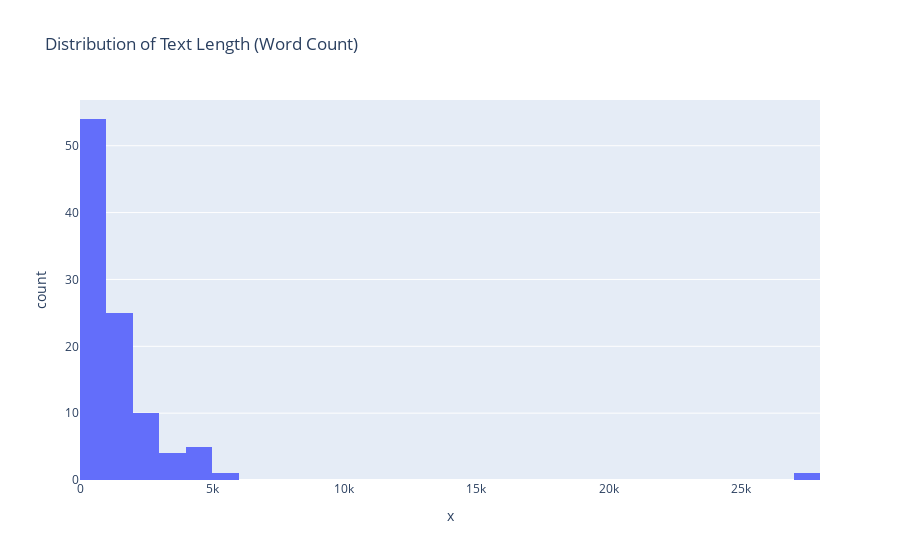

Notebook code for this chart:
### Markdown cell above
##### We observe that There is one document with 170-179K characters. Others are with < 50K character count in total.

### Code cell
px.histogram(x=train_csv["preprocessed_html_text"].apply(lambda text: text.split(" ")).apply(len),
             title="Distribution of Text Length (Word Count)")

### Figure 1 — Plotly figure (JSON) as saved in the notebook; plotly's stock layout.template omitted (floating-point values rounded to 4 significant figures)
{"data": [{"alignmentgroup": "True", "bingroup": "x", "hovertemplate": "x=%{x}<br>count=%{y}<extra></extra>", "legendgroup": "", "marker": {"color": "#636efa", "pattern": {"shape": ""}}, "name": "", "offsetgroup": "", "orientation": "v", "showlegend": false, "type": "histogram", "x": [980, 2834, 1172, 499, 523, 273, 302, 175, 227, 280, 290, 1148, 964, 964, 697, 697, 1130, 1193, 1025, 467, 3605, 4988, 816, 961, 949, 2247, 1944, 3791, 4296, 1191, 1316, 4383, 1290, 1855, 4737, 457, 898, 513, 3507, 638, 1425, 858, 463, 624, 940, 564, 3446, 5175, 1107, 288, 451, 394, 741, 741, 411, 400, 2054, 1891, 852, 4295, 797, 1554, 1593, 1866, 872, 390, 970, 697, 2024, 1965, 2223, 1828, 953, 427, 1847, 845, 2088, 1563, 2827, 1449, 802, 874, 624, 1495, 737, 506, 764, 764, 546, 546, 2218, 661, 939, 2522, 2491, 27510, 894, 1638, 1908, 1113], "xaxis": "x", "yaxis": "y"}], "layout": {"barmode": "relative", "legend": {"tracegroupgap": 0}, "title": {"text": "Distribution of Text Length (Word Count)"}, "xaxis": {"anchor": "y", "domain": [0, 1], "title": {"text": "x"}}, "yaxis": {"anchor": "x", "domain": [0, 1], "title": {"text": "count"}}}}
